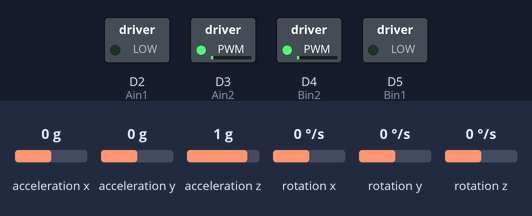
Recording of a sketch running on a simulated Arduino Nano 33 BLE. Shown: switched loads named in the sketch (green lamp = pin HIGH). The inputs (shaded band) are chosen by the test bench; at power-on: acceleration y 0 g, rotation x 0 °/s, acceleration z 1 g, acceleration x 0 g, rotation y 0 °/s, rotation z 0 °/s. What the sketch prints to the serial monitor is not drawn.

Above: at 2.5 s.
2.6 s: acceleration y set to -1.4 g
At 3.9 s:
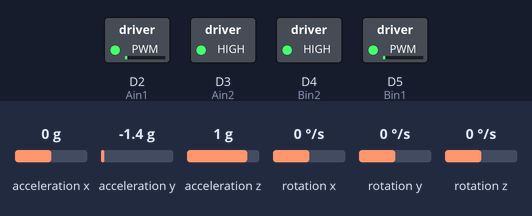
4.2 s: acceleration y set to 0.8 g
At 6.9 s:
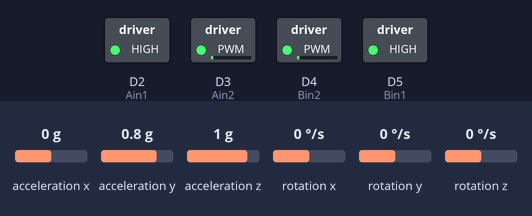
7.2 s: rotation x set to 192 °/s
At 10.1 s:
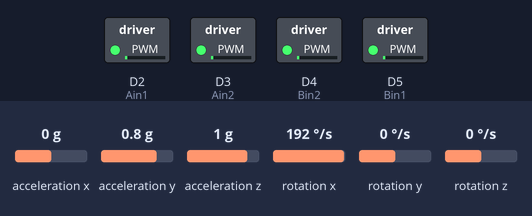
10.2 s: rotation x set to 100 °/s
At 11.05 s:
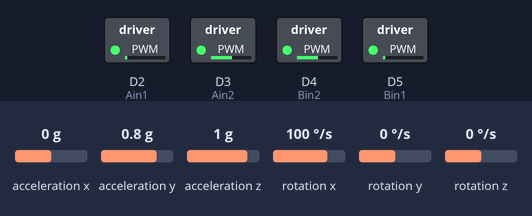
13.2 s: acceleration z set to 1.4 g
At 14.3 s:
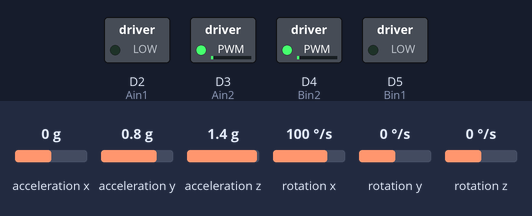
Timing chart, 0 to 17.0 s (numbered marks = the images above; inputs shaded):
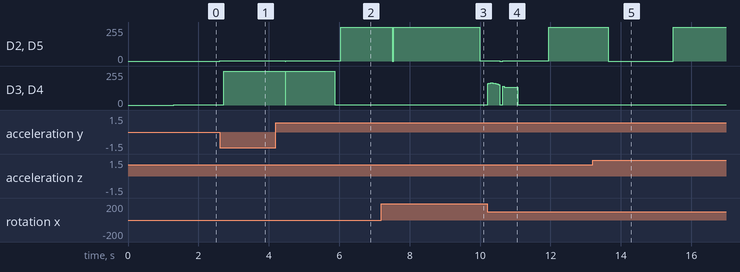

The sketch:

ARDUINO_PID_Controller_Test.ino
```cpp
#include "Arduino_BMI270_BMM150.h"
#include <math.h>
#include <Arduino.h>

// Motor Driver Pins
const int Ain1 = 2;
const int Ain2 = 3;
const int Bin2 = 4;
const int Bin1 = 5;

// PID Gains (Tune These)
float Kp = 6.2;  //18
float Ki = 29.2;  //100
float Kd = 0.33;  //0.8

// PID Parameters
float desiredAngle = -0.2;  // Target balance angle
float proportional;
float integral = 0.0;
float derivative;
float lastDerivative = 0.0;
float currentError;
float prevError = 0.0;
float dt;
unsigned long currentTime;
unsigned long prevTime = 0;
float PIDoutput;
float pwm;
float dutyCycle;

// Complementary Filter Parameters
float Kw = 0.99;  // Complementary filter weight
float filteredAngle;
float accelAngle = 0.0;
float gyroAngle = 0.0;
float gyroChange;
float gyroBias = 0.0;

void setup() {
  Serial.begin(9600);
  while (!Serial);
  Serial.println("Started");

  // Initialize IMU
  if (!IMU.begin()) {
    Serial.println("Failed to initialize IMU!");
    while (1);
  }

  // Gyroscope calibration (bias removal)
  float x, y, z;
  int samples = 0;          // Initialize samples counter properly
  while (samples < 1000) {
    if (IMU.gyroscopeAvailable()) {
      IMU.readGyroscope(x, y, z);
      gyroBias += x;
      samples++;
    }
    //delay(2);
  }
  gyroBias /= samples;

  // Set motor pins as outputs
  pinMode(Ain1, OUTPUT);
  pinMode(Ain2, OUTPUT);
  pinMode(Bin1, OUTPUT);
  pinMode(Bin2, OUTPUT);

  prevTime = micros();
}

void loop() {
  currentTime = micros();
  dt = (currentTime - prevTime) / 1E6;  // Time step in seconds
  prevTime = currentTime;

  // IMU Data
  float ax, ay, az, gx, gy, gz;
  if (IMU.accelerationAvailable() && IMU.gyroscopeAvailable()) {
    IMU.readAcceleration(ax, ay, az);
    IMU.readGyroscope(gx, gy, gz);
  } else {
    Serial.println("IMU error");
    delay(100);
    return;
  }

  // Tilt Calculation
  gx -= gyroBias;
  gyroChange = gx * dt;
  gyroAngle += gyroChange;

  accelAngle = -atan2(ay, az) * (180.0 / PI);
  filteredAngle = Kw * (filteredAngle + gyroChange) + (1 - Kw) * accelAngle;

  // PID Control
  currentError = desiredAngle - filteredAngle;

  proportional = Kp * currentError;
  integral += currentError * dt;

  // Anti-windup protection
  integral = constrain(integral, -50.0, 50.0);

  //derivative = (currentError - prevError) / dt;
  //prevError = currentError;

  derivative = (currentError - prevError) / dt;
  derivative = 0.8 * derivative + 0.2 * lastDerivative; // Low-pass filter
  lastDerivative = derivative;
  prevError = currentError;

  PIDoutput = proportional + (Ki * integral) + (Kd * derivative);

  // Dead Zone Logic
  const float deadZone = 1.0;  // ±1° dead zone

  if (abs(currentError) < deadZone) {
    pwm = 0;  // No movement near balance point
    driveMotorsSD(0, 0);

  } else {
    //pwm = 255 - abs(PIDoutput);

    // Drive forward/backward based on error direction
    if (PIDoutput < 0) {
      pwm = constrain(abs(PIDoutput - 60), 0, 255);
      driveMotorsSD(pwm, pwm);   // Forward
    } else {
      pwm = constrain(PIDoutput + 60, 0, 255);
      driveMotorsSD(-pwm, -pwm);  // Backward
    }
  }

  // Debugging
  Serial.print("Accel: "); Serial.print(accelAngle);
  Serial.print(" | Gyro: "); Serial.print(gyroAngle);
  Serial.print(" | Angle: "); Serial.print(filteredAngle);
  Serial.print(" | PID: "); Serial.print(PIDoutput);
  Serial.print(" | PWM: "); Serial.println(pwm);

  //delay(5);
}

// ===== FAST DECAY PWM =====
void driveMotorsFD(int speedL, int speedR) {
  // Left Motor
  if (speedL > 0) {   // Forward (Fast Decay)
    analogWrite(Ain1, speedL);
    analogWrite(Ain2, 0);
  } else {            // Reverse (Fast Decay)
    analogWrite(Ain1, 0);
    analogWrite(Ain2, abs(speedL));
  }
  // Right Motor
  if (speedR > 0) {   // Forward (Fast Decay)
    analogWrite(Bin1, speedR);
    analogWrite(Bin2, 0);
  } else {            // Reverse (Fast Decay)
    analogWrite(Bin1, 0);
    analogWrite(Bin2, abs(speedR));
  }
}

// ===== SLOW DECAY PWM =====
void driveMotorsSD(int speedL, int speedR) {
  // Left Motor
  if (speedL > 0) {   // Forward (Slow Decay)
    analogWrite(Ain1, 1);
    analogWrite(Ain2, speedL);
  } else {            // Reverse (Slow Decay)
    analogWrite(Ain1, abs(speedL));
    analogWrite(Ain2, 1);
  }
  // Right Motor
  if (speedR > 0) {   // Forward (Slow Decay)
    analogWrite(Bin1, 1);
    analogWrite(Bin2, speedR);
  } else {            // Reverse (Slow Decay)
    analogWrite(Bin1, abs(speedR));
    analogWrite(Bin2, 1);
  }
}
```

Measured:
- after the input at 2.6 s, D2 (Ain1), D5 (Bin1): 0/255 → 1/255 at once; D3 (Ain2), D4 (Bin2): 1/255 → 255/255 after 0.12 s
- after the input at 4.2 s, D2 (Ain1), D5 (Bin1): 1/255 → 255/255 after 1.8 s; D3 (Ain2), D4 (Bin2): 255/255 → 1/255 after 1.7 s
- after the input at 7.2 s, D2 (Ain1), D5 (Bin1): 255/255 → 1/255 after 2.8 s
- after the input at 10.2 s, D2 (Ain1), D5 (Bin1): 1/255 → 0/255 after 0.36 s, → 1/255 0.08 s later, → 255/255 1.3 s later
- after the input at 13.2 s, D2 (Ain1), D5 (Bin1): 255/255 → 0/255 after 0.44 s, → 255/255 1.8 s later
